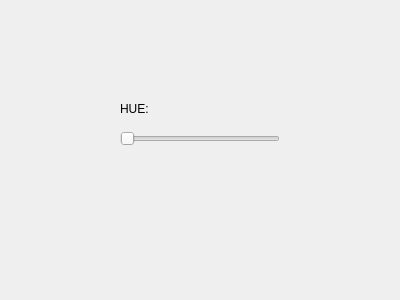
<?xml version="1.0" encoding="UTF-8"?>
<ui version="4.0">
 <class>colorChangingDialog</class>
 <widget class="QDialog" name="colorChangingDialog">
  <property name="geometry">
   <rect>
    <x>0</x>
    <y>0</y>
    <width>400</width>
    <height>300</height>
   </rect>
  </property>
  <property name="windowTitle">
   <string>Dialog</string>
  </property>
  <widget class="QSlider" name="horizontalSlider">
   <property name="geometry">
    <rect>
     <x>120</x>
     <y>130</y>
     <width>160</width>
     <height>18</height>
    </rect>
   </property>
   <property name="maximum">
    <number>255</number>
   </property>
   <property name="orientation">
    <enum>Qt::Horizontal</enum>
   </property>
  </widget>
  <widget class="QLabel" name="label">
   <property name="geometry">
    <rect>
     <x>120</x>
     <y>100</y>
     <width>58</width>
     <height>18</height>
    </rect>
   </property>
   <property name="text">
    <string>HUE:</string>
   </property>
  </widget>
 </widget>
 <resources/>
 <connections/>
</ui>
